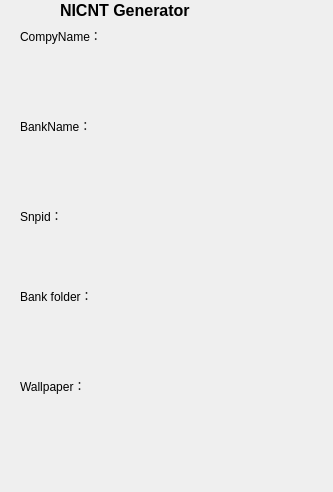
<?xml version="1.0" encoding="UTF-8"?>
<ui version="4.0">
 <class>PWidget</class>
 <widget class="QWidget" name="PWidget">
  <property name="geometry">
   <rect>
    <x>0</x>
    <y>0</y>
    <width>333</width>
    <height>492</height>
   </rect>
  </property>
  <property name="windowTitle">
   <string>Widget</string>
  </property>
  <property name="styleSheet">
   <string notr="true"/>
  </property>
  <widget class="QLabel" name="label_com">
   <property name="geometry">
    <rect>
     <x>20</x>
     <y>20</y>
     <width>311</width>
     <height>31</height>
    </rect>
   </property>
   <property name="text">
    <string>CompyName：</string>
   </property>
  </widget>
  <widget class="QLabel" name="label_bn">
   <property name="geometry">
    <rect>
     <x>20</x>
     <y>110</y>
     <width>311</width>
     <height>31</height>
    </rect>
   </property>
   <property name="text">
    <string>BankName：</string>
   </property>
  </widget>
  <widget class="QLabel" name="label_sid">
   <property name="geometry">
    <rect>
     <x>20</x>
     <y>200</y>
     <width>311</width>
     <height>31</height>
    </rect>
   </property>
   <property name="text">
    <string>Snpid：</string>
   </property>
  </widget>
  <widget class="QLabel" name="label_bf">
   <property name="geometry">
    <rect>
     <x>20</x>
     <y>280</y>
     <width>311</width>
     <height>31</height>
    </rect>
   </property>
   <property name="text">
    <string>Bank folder：</string>
   </property>
  </widget>
  <widget class="QLabel" name="label_title">
   <property name="geometry">
    <rect>
     <x>60</x>
     <y>0</y>
     <width>251</width>
     <height>21</height>
    </rect>
   </property>
   <property name="styleSheet">
    <string notr="true">font: bold 16px</string>
   </property>
   <property name="text">
    <string>NICNT Generator</string>
   </property>
  </widget>
  <widget class="QLabel" name="label_wp">
   <property name="geometry">
    <rect>
     <x>20</x>
     <y>370</y>
     <width>311</width>
     <height>31</height>
    </rect>
   </property>
   <property name="text">
    <string>Wallpaper：</string>
   </property>
  </widget>
 </widget>
 <resources/>
 <connections/>
</ui>
